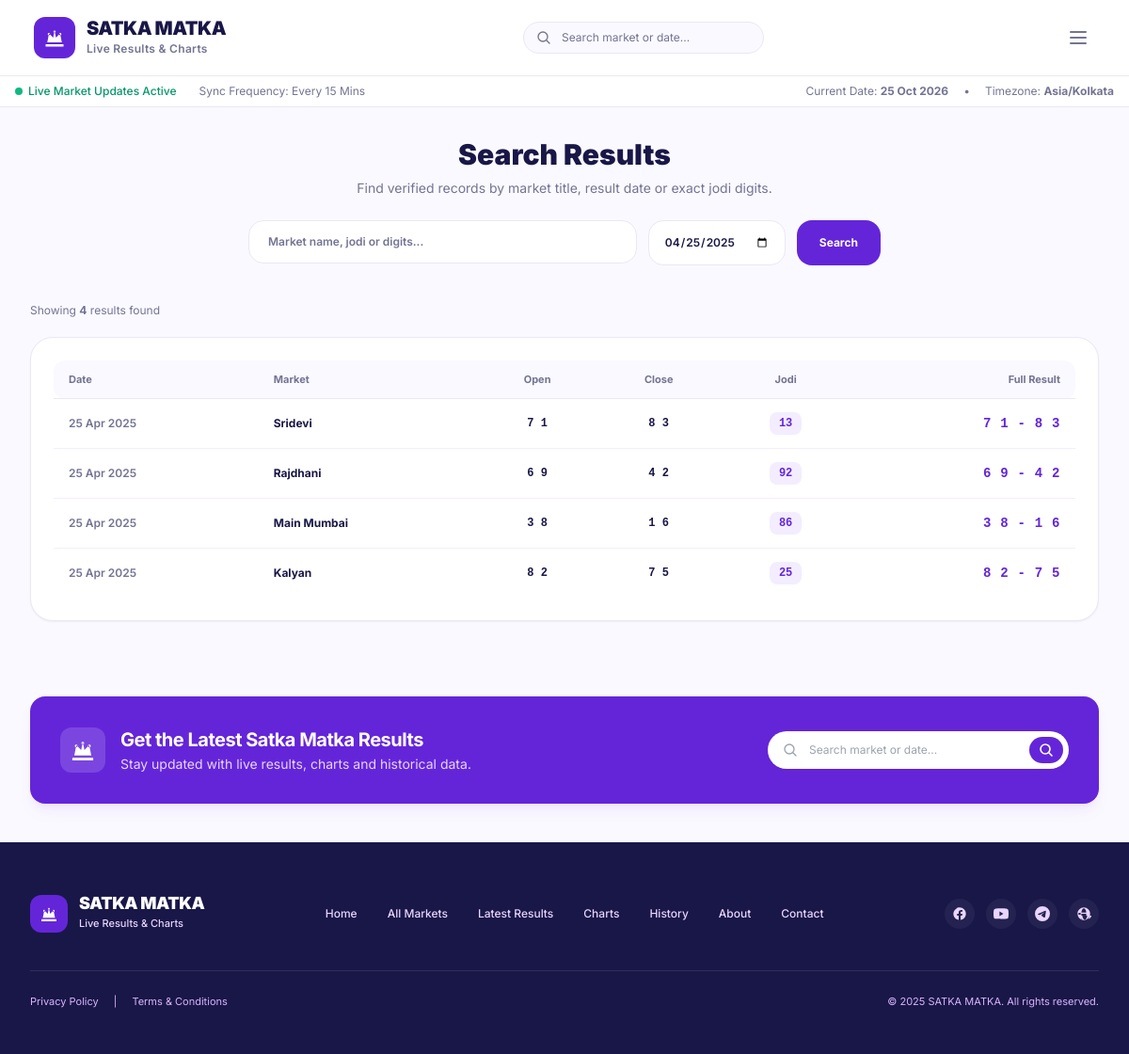
/search.php?date=2025-04-25, run on the app's committed database.
### tables this page shows
CREATE TABLE IF NOT EXISTS results (
    id INT AUTO_INCREMENT PRIMARY KEY,
    market_id INT NOT NULL,
    result_date DATE NOT NULL,
    open_panna VARCHAR(10) NULL,
    open_digit VARCHAR(5) NULL,
    close_digit VARCHAR(5) NULL,
    close_panna VARCHAR(10) NULL,
    open_display VARCHAR(20) NULL,
    close_display VARCHAR(20) NULL,
    jodi VARCHAR(10) NULL,
    full_result VARCHAR(50) NULL,
    status VARCHAR(20) NOT NULL DEFAULT 'published',
    published_at DATETIME NULL,
    created_at DATETIME NOT NULL DEFAULT CURRENT_TIMESTAMP,
    updated_at DATETIME NOT NULL DEFAULT CURRENT_TIMESTAMP ON UPDATE CURRENT_TIMESTAMP,
    UNIQUE KEY uq_market_date (market_id, result_date),
    INDEX idx_result_date (result_date),
    INDEX idx_market_id (market_id)
);

CREATE TABLE IF NOT EXISTS markets (
    id INT AUTO_INCREMENT PRIMARY KEY,
    name VARCHAR(100) NOT NULL,
    slug VARCHAR(120) NOT NULL UNIQUE,
    open_time VARCHAR(20) NOT NULL,
    close_time VARCHAR(20) NOT NULL,
    status VARCHAR(20) NOT NULL DEFAULT 'active',
    is_live TINYINT(1) NOT NULL DEFAULT 0,
    is_featured TINYINT(1) NOT NULL DEFAULT 1,
    display_order INT NOT NULL DEFAULT 0,
    seo_title VARCHAR(255) NULL,
    seo_description TEXT NULL,
    created_at DATETIME NOT NULL DEFAULT CURRENT_TIMESTAMP,
    updated_at DATETIME NOT NULL DEFAULT CURRENT_TIMESTAMP ON UPDATE CURRENT_TIMESTAMP
);

### app/helpers/security.php (called while the page is built, shortened)
<?php
function e(?string $value): string {
    return htmlspecialchars($value ?? '', ENT_QUOTES | ENT_SUBSTITUTE, 'UTF-8');
}

### app/models/Result.php (called while the page is built, shortened)
<?php
class Result {
    public static function search(string $query, string $date = '', int $limit = 20): array {
        $pdo = Database::getConnection();
        $sql = "
            SELECT r.*, m.name as market_name, m.slug as market_slug, m.open_time, m.close_time
            FROM results r
            JOIN markets m ON r.market_id = m.id
            WHERE r.status = 'published'
        ";
        $params = [];
        if ($date !== '') {
            $sql .= " AND r.result_date = ?";
            $params[] = $date;
        }
        $sql .= " ORDER BY r.result_date DESC, r.id DESC LIMIT ?";
        $params[] = $limit;
        $stmt = $pdo->prepare($sql);
        foreach ($params as $idx => $val) {
            $stmt->bindValue($idx + 1, $val, is_int($val) ? PDO::PARAM_INT : PDO::PARAM_STR);
        }
        $stmt->execute();
        return $stmt->fetchAll();
    }
}

### app/helpers/common.php (called while the page is built, shortened)
<?php
function format_app_date(?string $dateStr, string $format = 'd M Y'): string {
    try {
        $dt = new DateTime($dateStr);
        return $dt->format($format);
    } catch (Exception $e) {
        return $dateStr;
    }
}

### search.php (the view, shortened to what this page needs)
<?php
$query = trim($_GET['q'] ?? '');
$date = trim($_GET['date'] ?? '');
$results = ($query !== '' || $date !== '') ? Result::search($query, $date, 30) : [];
require __DIR__ . '/includes/head.php';
require __DIR__ . '/includes/header.php';
require __DIR__ . '/includes/navbar.php';
?>
<main class="max-w-[1440px] mx-auto px-4 sm:px-6 lg:px-8 py-8 w-full">
  <div class="max-w-2xl mx-auto mb-10 text-center">
    <h1 class="text-3xl font-black text-[#191747]">Search Results</h1>
    <p class="text-xs sm:text-sm text-[#737493] mt-2 mb-6">Find verified records by market title, result date or exact jodi digits.</p>
    <form action="/search.php" method="GET" class="flex flex-col sm:flex-row gap-3">
      <div class="relative flex-1">
        <input
          type="text"
          name="q"
          placeholder="Market name, jodi or digits..."
          value="<?= e($query) ?>"
          class="w-full px-5 py-3.5 rounded-2xl bg-white border border-[#EAE8F5] text-xs font-semibold text-[#191747] placeholder-[#737493] focus:outline-none focus:border-[#6425D9] shadow-xs"
        >
      </div>
      <input
        type="date"
        name="date"
        value="<?= e($date) ?>"
        class="px-4 py-3.5 rounded-2xl bg-white border border-[#EAE8F5] text-xs font-semibold text-[#191747] focus:outline-none focus:border-[#6425D9]"
      >
      <button type="submit" class="px-6 py-3.5 rounded-2xl bg-[#6425D9] hover:bg-[#521ec2] text-white text-xs font-bold transition shadow-xs">
        Search
      </button>
    </form>
  </div>
  <?php if ($query !== '' || $date !== ''): ?>
    <div class="mb-5 flex items-center justify-between">
      <span class="text-xs text-[#737493]">Showing <strong><?= count($results) ?></strong> results found</span>
    </div>
    <?php if (empty($results)): ?>
      <div class="bg-white rounded-3xl border border-[#EAE8F5] p-12 text-center max-w-md mx-auto">
        <h3 class="text-base font-bold text-[#191747]">No Matches Found</h3>
        <p class="text-xs text-[#737493] mt-1">Please try searching with another market name, jodi number or date.</p>
      </div>
    <?php else: ?>
      <div class="bg-white rounded-3xl border border-[#EAE8F5] p-6 shadow-sm overflow-hidden">
        <div class="overflow-x-auto">
          <table class="w-full text-left text-xs">
            <thead>
              <tr class="text-[#737493] border-b border-[#EAE8F5] text-[11px] bg-[#FAF9FF]">
                <th class="py-3 px-4 font-bold rounded-l-xl">Date</th>
                <th class="py-3 px-4 font-bold">Market</th>
                <th class="py-3 px-4 font-bold text-center">Open</th>
                <th class="py-3 px-4 font-bold text-center">Close</th>
                <th class="py-3 px-4 font-bold text-center">Jodi</th>
                <th class="py-3 px-4 font-bold text-right rounded-r-xl">Full Result</th>
              </tr>
            </thead>
            <tbody class="divide-y divide-[#F3EDFF] text-[#191747]">
              <?php foreach ($results as $r): ?>
                <tr class="hover:bg-[#FAF9FF] transition">
                  <td class="py-3.5 px-4 font-semibold text-[#737493] whitespace-nowrap"><?= format_app_date($r['result_date'], 'd M Y') ?></td>
                  <td class="py-3.5 px-4 font-bold text-[#191747]">
                    <a href="/market.php?id=<?= $r['market_id'] ?>" class="hover:text-[#6425D9]"><?= e($r['market_name']) ?></a>
                  </td>
                  <td class="py-3.5 px-4 text-center font-mono font-bold"><?= e($r['open_display']) ?></td>
                  <td class="py-3.5 px-4 text-center font-mono font-bold"><?= e($r['close_display']) ?></td>
                  <td class="py-3.5 px-4 text-center">
                    <span class="inline-block px-2.5 py-1 rounded-lg bg-[#F3EDFF] text-[#6425D9] font-black text-xs font-mono">
                      <?= e($r['jodi'] ?: '--') ?>
                    </span>
                  </td>
                  <td class="py-3.5 px-4 text-right font-mono font-black text-sm text-[#6425D9] tracking-wider"><?= e($r['full_result']) ?></td>
                </tr>
              <?php endforeach; ?>
            </tbody>
          </table>
        </div>
      </div>
    <?php endif; ?>
  <?php endif; ?>
</main>
<?php require __DIR__ . '/includes/footer.php'; ?>

### assets/css/app.css (style rules this page uses)
:root { --primary-purple: #6425D9; --deep-purple: #35156F; --light-purple: #F3EDFF; --main-bg: #FFFFFF; --soft-bg: #FAF9FF; --primary-text: #191747; --secondary-text: #737493; --border-color: #EAE8F5; --success-green: #16A779; }
body { font-family: 'Inter', -apple-system, BlinkMacSystemFont, 'Segoe UI', Roboto, Helvetica, Arial, sans-serif; color: var(--primary-text); background-color: var(--soft-bg); -webkit-font-smoothing: antialiased; }

### data on the page
results: result_date "25 Apr 2025", market.name "Sridevi", open_display "7 1", close_display "8 3", jodi "13", full_result "7 1 - 8 3"
results: result_date "25 Apr 2025", market.name "Rajdhani", open_display "6 9", close_display "4 2", jodi "92", full_result "6 9 - 4 2"
results: result_date "25 Apr 2025", market.name "Main Mumbai", open_display "3 8", close_display "1 6", jodi "86", full_result "3 8 - 1 6"
results: result_date "25 Apr 2025", market.name "Kalyan", open_display "8 2", close_display "7 5", jodi "25", full_result "8 2 - 7 5"

### other printed values
Setting::get('timezone', 'Asia/Kolkata') "Asia/Kolkata"
count($results) "4"
Setting::get('site_name', 'Satka Matka') "SATKA MATKA"
